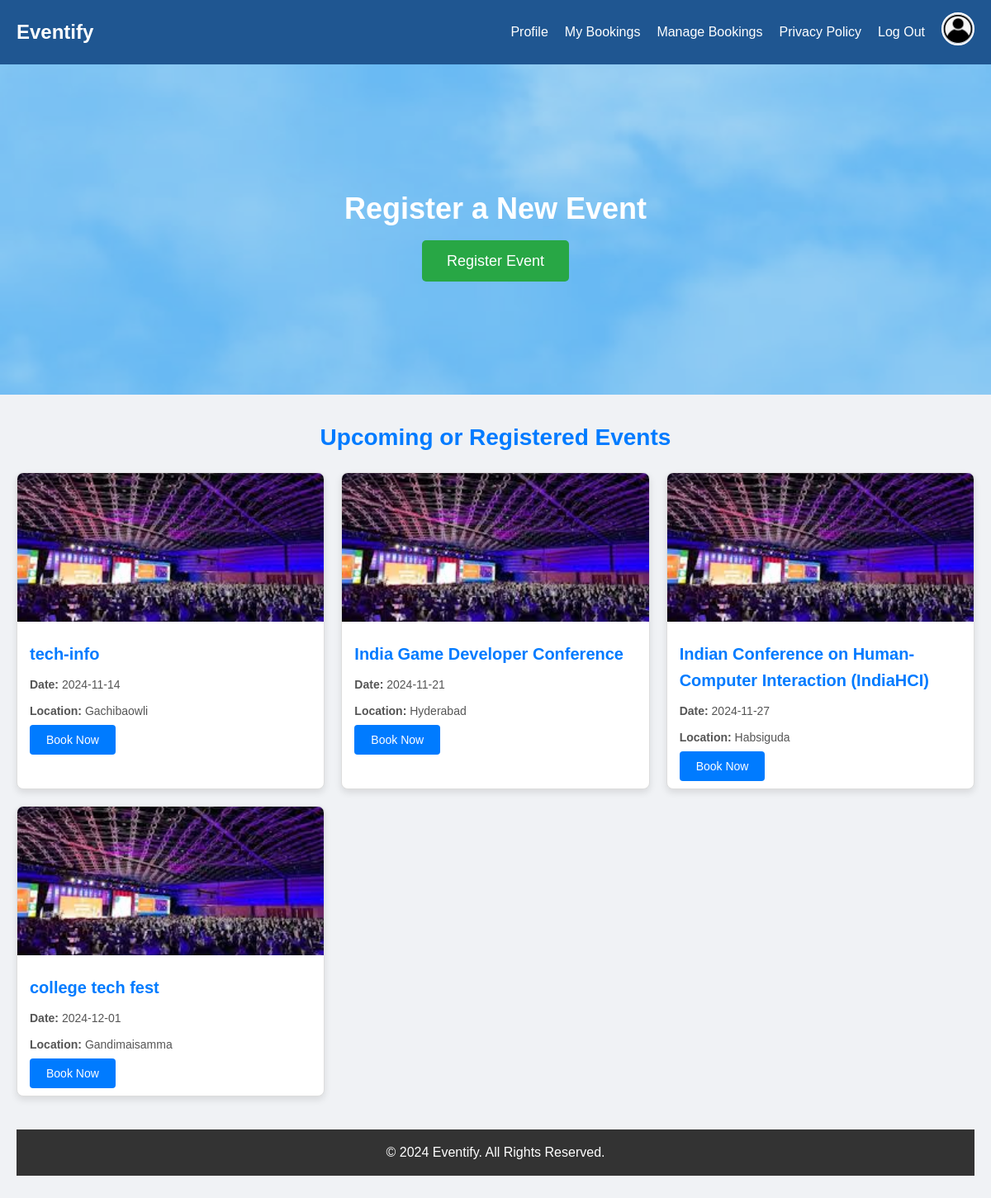
The page /dashboard (signed in) on the database its author committed.
### app/models.py (models this page shows)
class Event(db.Model):
    __tablename__ = 'event'
    id = db.Column(db.Integer, primary_key=True)
    name = db.Column(db.String(100), nullable=False)
    date = db.Column(db.Date, nullable=False)
    location = db.Column(db.String(100), nullable=False)
    description = db.Column(db.String(255))
    tickets = db.Column(db.Integer, default=0)
    bookings = db.relationship('Booking', back_populates='event')

### app/routes.py (the view)
@routes.route('/dashboard', methods=['GET', 'POST'])
def dashboard():
    if 'user_id' not in session:
        flash("Please log in to access the dashboard.")
        return redirect(url_for('main_routes.signin'))
    user = User.query.get(session['user_id'])
    if user:
        bookings = Booking.query.filter_by(user_id=user.id).all()
        month = request.args.get('month', type=int)
        if month:
            events = Event.query.filter(db.extract('month', Event.date) == month).all()
        else:
            events = Event.query.all()
        return render_template('dashboard.html', user=user, bookings=bookings, events=events, selected_month=month)
    else:
        flash("User not found.")
        return redirect(url_for('main_routes.signin'))

### app/__init__.py (called while the page is built)
def create_app():
    app = Flask(__name__)
    app.config['SQLALCHEMY_DATABASE_URI'] = 'sqlite:///site.db'  # Adjust URI as needed
    app.config['SQLALCHEMY_TRACK_MODIFICATIONS'] = False
    app.secret_key = "your-secure-app-secret-key"  # Replace with a secure secret key
    db.init_app(app)
    migrate.init_app(app, db)
    with app.app_context():
        from app import models  # Ensure models are loaded
    from app.models import User  # Import the User model (adjust the path as needed)
    login_manager = LoginManager()
    login_manager.init_app(app)
    login_manager.login_view = 'main_routes.signin'  # Adjust to your actual login route
    @login_manager.user_loader
    def load_user(user_id):
        return User.query.get(int(user_id))
    return app

### app/templates/dashboard.html (shortened to what this page needs)
<!DOCTYPE html>
<html lang="en">
<head>
</head>
<body>
  <div class="header">
    <div class="logo">Eventify</div>
    <nav class="navbar">
      <a href="{{ url_for('main_routes.profile') }}">Profile</a>
      <a href="{{ url_for('main_routes.my_bookings') }}">My Bookings</a>
      <a href="{{ url_for('main_routes.manage_bookings') }}">Manage Bookings</a>
      <a href="{{ url_for('main_routes.privacy_policy') }}">Privacy Policy</a>
      <a href="{{ url_for('main_routes.logout') }}">Log Out</a>
      <a href="/profile">
        <img src="{{ url_for('static', filename='images/icon.png') }}" alt="User Profile" class="profile-icon" onerror="this.onerror=null; this.src='https://via.placeholder.com/40';">
      </a>
    </nav>
  </div>
  <div class="register-event-section">
    <div class="register-event-content">
      <h2>Register a New Event</h2>
      <a href="{{ url_for('main_routes.add_event') }}">Register Event</a>
    </div>
  </div>
  <div class="container">
    <section class="upcoming-events">
      <h3>Upcoming or Registered Events</h3>
      <div class="event-grid">
        {% for event in events %}
        <div class="event-card">
          <img src="{{ event.image_url or url_for('static', filename='images/event_image.jpg') }}" alt="Event Image" onerror="this.onerror=null; this.src='https://via.placeholder.com/400x180';">
          <div class="event-card-content">
            <h4>{{ event.name }}</h4>
            <p><strong>Date:</strong> {{ event.date }}</p>
            <p><strong>Location:</strong> {{ event.location }}</p>
            <a href="/book_event/{{ event.id }}">Book Now</a>
          </div>
        </div>
        {% else %}
        <p style="text-align: center; color: #555;">No events registered yet.</p>
        {% endfor %}
      </div>
    </section>
  <div class="footer">
    <p>&copy; 2024 Eventify. All Rights Reserved.</p>
  </div>
</body>
</html>

### rows shown on the page
Event: name "tech-info", date "2024-11-14", location "Gachibaowli"
Event: name "India Game Developer Conference", date "2024-11-21", location "Hyderabad"
Event: name "Indian Conference on Human-Computer Interaction (IndiaHCI)", date "2024-11-27", location "Habsiguda"
Event: name "college tech fest", date "2024-12-01", location "Gandimaisamma"
